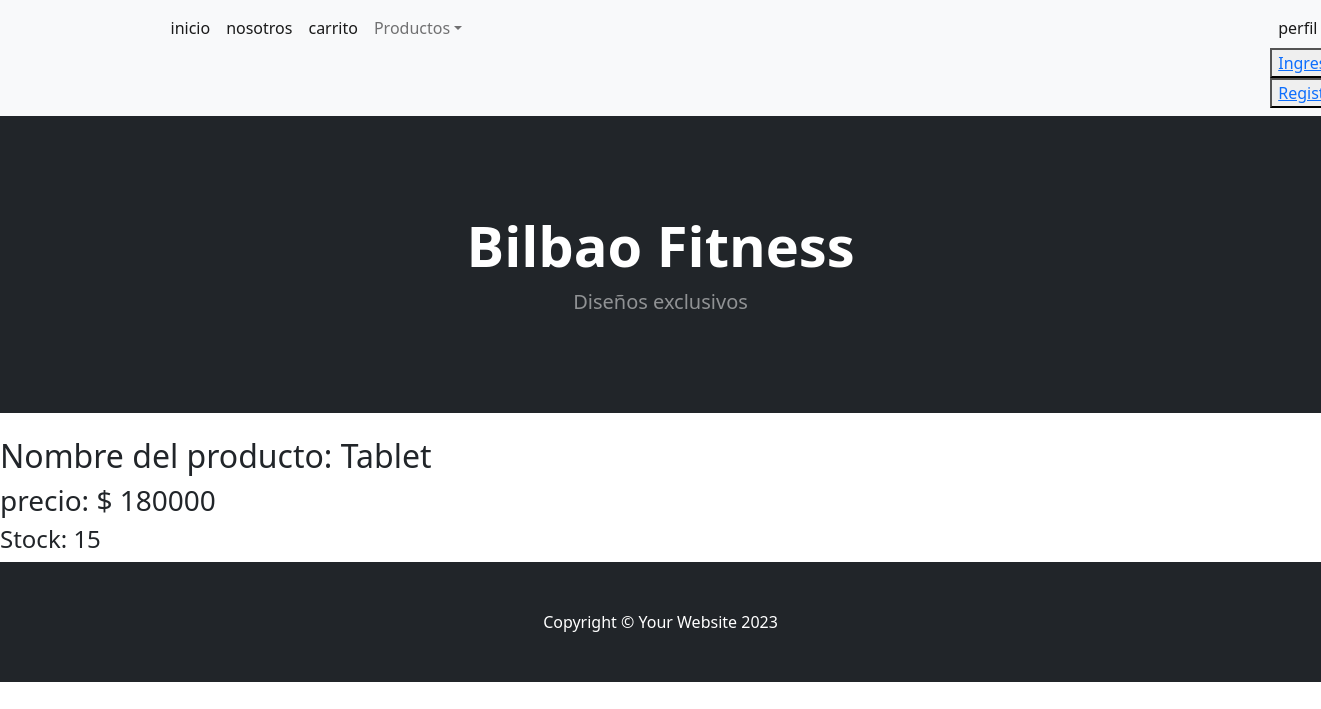
Page /AppBilbao/detailProducto/26 on the committed database.
### AppBilbao/models.py (models this page shows, shortened)
class Productos(models.Model):
    denominacion=models.CharField(max_length=40)
    stock= models.IntegerField()
    precio= models.IntegerField()
    imagen = models.ImageField()

### AppBilbao/views.py (the view)
# urls.py: path('detailProducto/<int:id>', views.detailProducto, name='detailProducto'),
def detailProducto (request, id):
    producto = Productos.objects.get(id=id)
    return render (request, "AppBilbao/productodetail.html", {"producto":producto})

### AppBilbao/templates/AppBilbao/productodetail.html (shortened to what this page needs)
{% extends "AppBilbao/padre.html"%}
{% load static %}
{% block contenidoQueCambia%}
<h2>Nombre del producto: {{producto.denominacion}}</h2>
<h3>precio: $ {{producto.precio}}</h3>
<h4>Stock: {{producto.stock}}</h4>
{% endblock%}

### rows in the picture
Productos: denominacion "Tablet", precio "180000", stock "15"
